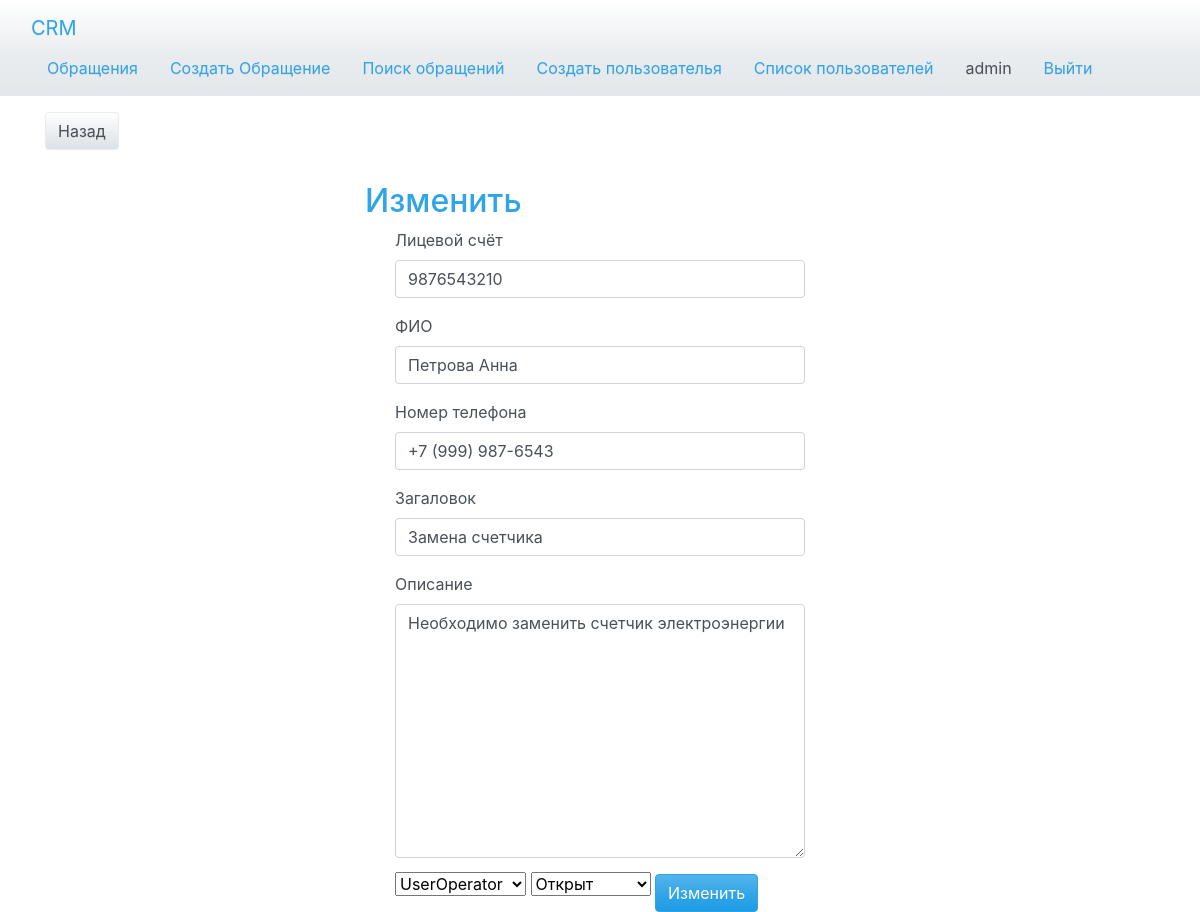
The page /crm/edit_ticket/2/ (signed in) on the database its author committed.
### crm/models.py (models this page shows, shortened)
class User(AbstractUser):
    first_name = None
    last_name = None
    ROLES = (
        ('operator', 'Operator'),
        ('back_office', 'Back Office Specialist'),
    )
    role = models.CharField(max_length=20, choices=ROLES)
    def __str__(self):
        return self.username

class Ticket(models.Model):
    STATUS_CHOICES = (
        ('Открыт', 'Открыт'),
        ('Закрыт', 'Закрыт'),
        ('В обработке', 'В обработке'),
    )
    account_number = models.CharField(max_length=100)
    full_name = models.CharField(max_length=255)
    phone_number = models.CharField(max_length=20)
    title = models.CharField(max_length=255)
    description = models.TextField()
    responsible_person = models.ForeignKey(User, on_delete=models.CASCADE)
    status = models.CharField(max_length=20, choices=STATUS_CHOICES, default='open')
    created_at = models.DateTimeField(auto_now_add=True)
    class Meta:
        verbose_name = 'Обращения'
        verbose_name_plural = 'Обращения'

### crm/views.py (the view)
# urls.py: path('edit_ticket/<int:ticket_id>/', edit_ticket, name='edit_ticket'),
def edit_ticket(request, ticket_id):
    ticket = get_object_or_404(Ticket, pk=ticket_id)
    user_role = request.user.role
    if request.method == 'POST':
        form = TicketForm(request.POST, instance=ticket)
        if form.is_valid():
            if user_role == 'operator':
                form.fields['responsible_person'].disabled = True
                form.fields['status'].disabled = True
            form.save()
            return redirect('ticket_detail', ticket_id=ticket_id)
    else:
        if user_role == 'operator':
            form = TicketForm(instance=ticket, initial={
                'responsible_person': ticket.responsible_person,
                'status': ticket.status
            })
            form.fields['responsible_person'].widget = forms.HiddenInput()
            form.fields['status'].widget = forms.HiddenInput()
        else:
            form = TicketForm(instance=ticket)
    return render(request, 'crm/edit_ticket.html', {'form': form, 'ticket': ticket})

### crm/forms.py
class TicketForm(forms.ModelForm):
    account_number = forms.CharField(widget=forms.TextInput(attrs={
        'class': 'form-control mb-3', 'placeholder': 'Лицевой счёт'}))
    full_name = forms.CharField(widget=forms.TextInput(attrs={
        'class': 'form-control mb-3', 'placeholder': 'ФИО'}))
    phone_number = forms.CharField(widget=forms.TextInput(attrs={
        'class': 'form-control mb-3', 'placeholder': 'Номер телефона'}))
    title = forms.CharField(widget=forms.TextInput(attrs={
        'class': 'form-control mb-3', 'placeholder': 'Загаловок'}))
    description = forms.CharField(widget=forms.Textarea(attrs={
        'class': 'form-control', 'placeholder': 'Описание'}))
    class Meta:
        model = Ticket
        fields = ['account_number', 'full_name', 'phone_number', 'title', 'description', 'status', 'responsible_person']

### crm/templates/crm/edit_ticket.html (shortened to what this page needs)
{% extends 'crm/base.html' %}
{% block content %}
    <a href="{% url 'ticket_detail' ticket_id=ticket.id %}" class="btn btn-secondary mt-3 mb-3">Назад</a>
    <div class="col g-3 mt-3" style="width: 500px; margin: 0 auto;">
  <h2 class="display-5">Изменить</h2>
  <form action="{% url 'edit_ticket' ticket_id=ticket.id %}" method="post" class="col">
      <div class="col">
        <label for="{{ form.account_number.id_for_label }}" class="form-label">Лицевой счёт</label>
        {{ form.account_number }}
        <label for="{{ form.full_name.id_for_label }}" class="form-label">ФИО</label>
        {{ form.full_name }}
        <label for="{{ form.phone_number.id_for_label }}" class="form-label">Номер телефона</label>
        {{ form.phone_number }}
        <label for="{{ form.title.id_for_label }}" class="form-label">Загаловок</label>
        {{ form.title }}
        <label for="{{ form.description.id_for_label }}" class="form-label">Описание</label>
        {{ form.description }}
        {{ form.responsible_person }}
        {{ form.status}}
        <button type="submit" class="btn btn-primary mt-3">Изменить</button>
      </div>
  </form>
    </div>
{% endblock %}

### crm/templates/crm/base.html (shortened to what this page needs)
<!doctype html>
<html lang="en">
<head>
    <link rel="stylesheet" href="https://cdn.jsdelivr.net/npm/bootswatch@4.5.2/dist/cerulean/bootstrap.min.css">
</head>
<body>
<nav class="navbar bg-light">
      <div class="container-fluid">
        <a class="navbar-brand" href="{% url 'ticket_list' %}">CRM</a>
        <div class="d-flex">
            {% if user.is_authenticated %}
                <a class="nav-link" href="{% url 'ticket_list' %}">Обращения</a>
                <a class="nav-link" href="{% url 'create_ticket' %}">Создать Обращение</a>
                <a class="nav-link" href="{% url 'search_tickets' %}">Поиск обращений</a>
                {% if user.is_superuser or user.is_staff %}
                    <a class="nav-link" href="{% url 'create_user' %}">Создать пользователья</a>
                    <a class="nav-link" href="{% url 'user_roles' %}">Список пользователей</a>
                {% endif %}
                <li class="nav-link">
                    {% if user.is_superuser or user.is_staff %}
                        {{ user.username }}
                        {% else %}
                        {{ user.username }} - {{ user.role }}
                    {% endif %}
                </li>
                <a class="nav-link" href="{% url 'logout' %}">Выйти</a>
            {% endif %}
        </div>
      </div>
    </nav>
<div class="container">
    {% block content %}
    {% endblock %}
</div>
</body>
</html>

### rows shown on the page
User: username "admin"
Ticket: account_number "9876543210", full_name "Петрова Анна", phone_number "+7 (999) 987-6543", title "Замена счетчика", description "Необходимо заменить счетчик электроэнергии", responsible_person "UserOperator", status "Открыт"
